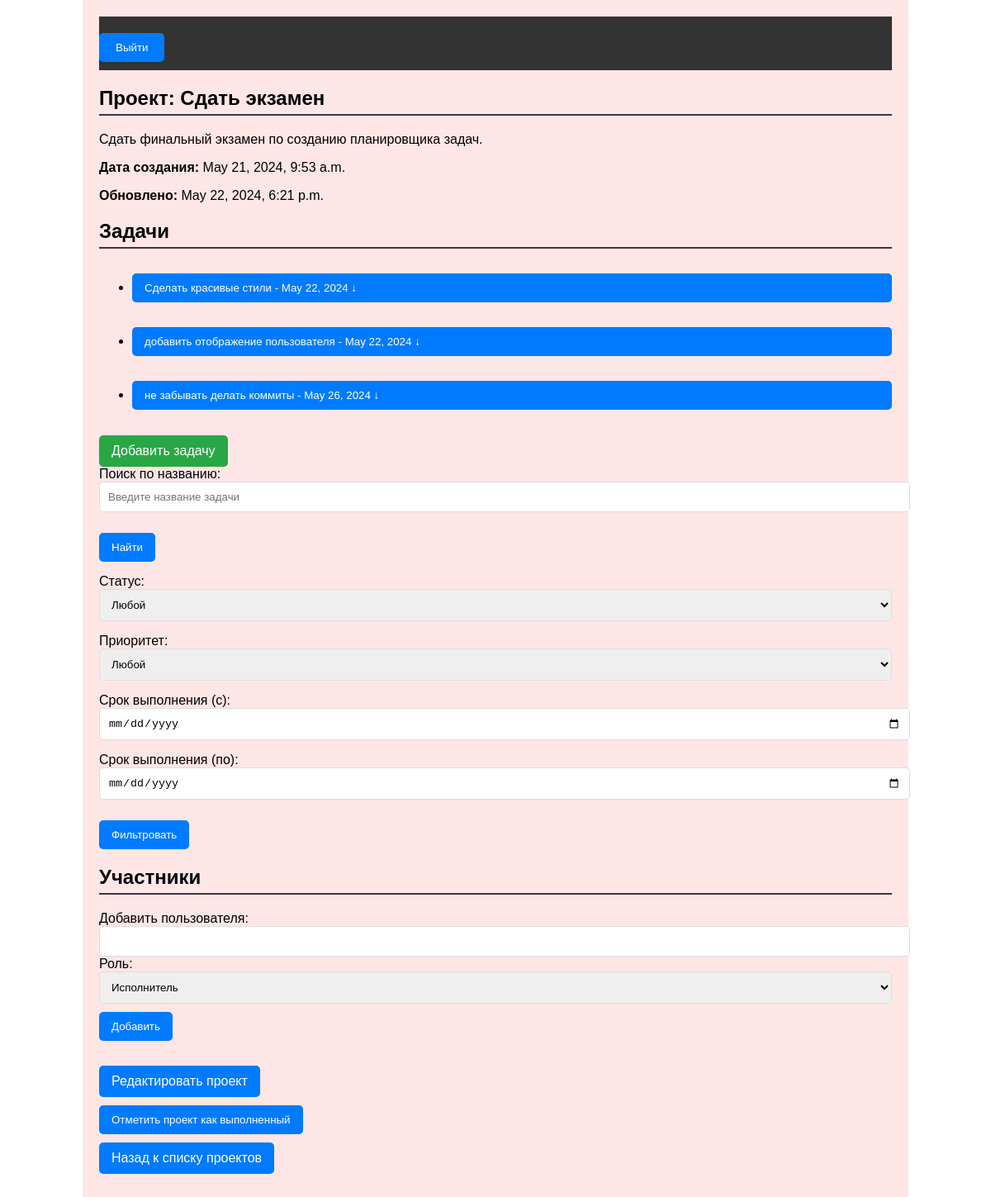
The page /project/1/ on the database as committed earlier.
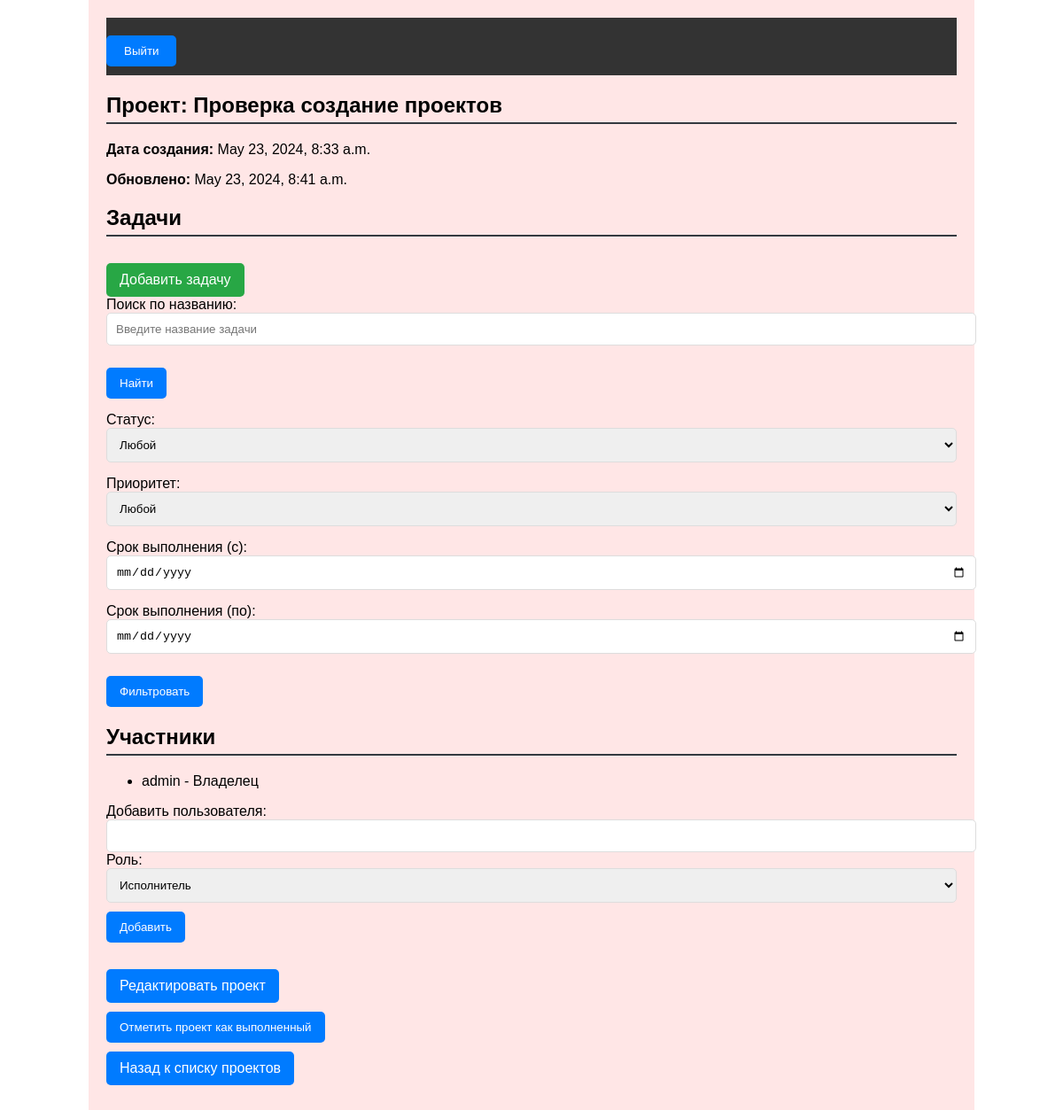
The same page on the database as committed later.
### tasks/models.py (models this page shows, shortened)
class Project(models.Model):
    name = models.CharField(max_length=255)
    description = models.TextField(blank=True, null=True)
    date_created = models.DateTimeField(auto_now_add=True)
    updated_at = models.DateTimeField(auto_now=True)
    completed = models.BooleanField(default=False)
    owner = models.ForeignKey(CustomUser, related_name='owned_projects', on_delete=models.CASCADE)
    users = models.ManyToManyField(get_user_model(), through='ProjectRole')

class Task(models.Model):
    LOW = 'low'
    MEDIUM = 'medium'
    HIGH = 'high'
    PRIORITY_CHOICES = [
        (LOW, 'Низкий'),
        (MEDIUM, 'Средний'),
        (HIGH, 'Высокий'),
    ]
    title = models.CharField(max_length=255)
    description = models.TextField(blank=True, null=True)
    priority = models.CharField(max_length=10, choices=PRIORITY_CHOICES, default=LOW)
    date_created = models.DateTimeField(auto_now_add=True)
    due_date = models.DateField(null=True, blank=True)
    updated_at = models.DateTimeField(auto_now=True)
    project = models.ForeignKey(Project, on_delete=models.CASCADE, related_name='tasks')
    assigned_to = models.ForeignKey(CustomUser, on_delete=models.SET_NULL, null=True, blank=True,
                                    related_name='assigned_tasks')
    created_by = models.ForeignKey(CustomUser, null=True, on_delete=models.CASCADE, related_name='created_tasks')
    completed = models.BooleanField(default=False)

class ProjectRole(models.Model):
    ROLE_CHOICES = [
        ('owner', 'Владелец'),
        ('moderator', 'Модератор'),
        ('executor', 'Исполнитель')
    ]
    project = models.ForeignKey(Project, on_delete=models.CASCADE)
    user = models.ForeignKey(get_user_model(), on_delete=models.CASCADE)
    role = models.CharField(max_length=10, choices=ROLE_CHOICES, default='executor')
    class Meta:
        unique_together = ('project', 'user')

class CustomUser(AbstractUser):
    username = models.CharField(max_length=25, unique=True)
    email = models.EmailField(blank=False, unique=True)
    role = models.CharField(max_length=50)
    date_registered = models.DateTimeField(auto_now_add=True)
    login_at = models.DateTimeField(auto_now=True)
    notification_settings = models.JSONField(default=dict, blank=False)
    def __str__(self):
        return self.email

### tasks/views.py (the view)
# urls.py: path('project/<int:project_id>/', views.project_detail, name='project_detail'),
def project_detail(request, project_id):
    project = get_object_or_404(Project, id=project_id)
    tasks = project.tasks.all()
    roles = ProjectRole.objects.filter(project=project)
    form = TaskFilterForm(request.GET or None)
    if form.is_valid():
        if form.cleaned_data['search']:
            tasks = tasks.filter(title__icontains=form.cleaned_data['search'])
    return render(request, 'project_detail.html', {
        'project': project,
        'tasks': tasks,
        'roles': roles,
        'form': form,
    })

### tasks/forms.py
class TaskFilterForm(forms.Form):
    search = forms.CharField(required=False, label='Название задачи')
    status = forms.ChoiceField(required=False, choices=[('', 'Любой'), ('completed', 'Завершенные'),
                                                        ('not_completed', 'Не завершенные')], label='Статус')
    priority = forms.ChoiceField(required=False, choices=[('', 'Любой'), (1, 'Низкий'), (2, 'Средний'), (3, 'Высокий')],
                                 label='Приоритет')
    due_date_from = forms.DateField(required=False, widget=forms.TextInput(attrs={'type': 'date'}),
                                    label='Срок выполнения (с)')
    due_date_to = forms.DateField(required=False, widget=forms.TextInput(attrs={'type': 'date'}),
                                  label='Срок выполнения (по)')

### tasks/templates/project_detail.html (shortened to what this page needs)
{% load static %}
<!DOCTYPE html>
<html lang="ru">
<head>
    <link rel="stylesheet" href="{% static 'css/project_detail.css' %}">
</head>
<body>
    <div class="container {{ project.completed|yesno:'completed,incomplete' }}">
        <header>
            <nav>
                <div class="user-info">
                    <form method="post" action="{% url 'logout' %}">
                        <button type="submit" class="btn btn-logout">Выйти</button>
                    </form>
                </div>
            </nav>
        </header>
        <section class="project-info">
            <h1>Проект: {{ project.name }}</h1>
            <p>{{ project.description }}</p>
            <p><strong>Дата создания:</strong> {{ project.date_created }}</p>
            <p><strong>Обновлено:</strong> {{ project.updated_at }}</p>
        </section>
        <section class="tasks">
            <h2>Задачи</h2>
            <ul>
                {% for task in tasks %}
                <li class="task-item">
                    <button onclick="toggleDetails('{{ task.id }}')" class="task-title btn">
                        {{ task.title }} - {{ task.due_date }} ↓
                    </button>
                </li>
                {% endfor %}
            </ul>
            {% if not project.completed %}
            <a href="{% url 'add_task' project.id %}" class="btn add-task">Добавить задачу</a>
            {% else %}
            <p>Проект завершен, добавление задач недоступно</p>
            {% endif %}
            <form method="get" action=".">
                <div class="form-group">
                    <label for="search">Поиск по названию:</label>
                    <input type="text" id="search" name="search" class="form-control" placeholder="Введите название задачи">
                </div>
                <div class="form-group">
                    <button type="submit" class="btn btn-primary">Найти</button>
                </div>
                <div class="form-group">
                    <label for="status">Статус:</label>
                    <select name="status" id="status" class="form-control">
                        <option value="">Любой</option>
                    </select>
                </div>
                <div class="form-group">
                    <label for="priority">Приоритет:</label>
                    <select name="priority" id="priority" class="form-control">
                        <option value="">Любой</option>
                    </select>
                </div>
                <div class="form-group">
                    <label for="due_date_from">Срок выполнения (с):</label>
                    <input type="date" id="due_date_from" name="due_date_from" class="form-control">
                </div>
                <div class="form-group">
                    <label for="due_date_to">Срок выполнения (по):</label>
                    <input type="date" id="due_date_to" name="due_date_to" class="form-control">
                </div>
                <div class="form-group">
                    <button type="submit" class="btn btn-primary">Фильтровать</button>
                </div>
            </form>
        </section>
        <section class="project-users">
            <h2>Участники</h2>
            <ul>
                {% for role in roles %}
                    <li>{{ role.user.username }} - {{ role.get_role_display }}
                    </li>
                {% endfor %}
            </ul>
            <form method="post" action="{% url 'add_user_to_project' project.id %}" class="form-inline">
                <label for="username">Добавить пользователя:</label>
                <input type="text" id="username" name="username" class="form-control">
                <label for="role">Роль:</label>
                <select name="role" id="role" class="form-control">
                    <option value="executor">Исполнитель</option>
                </select>
                <button type="submit" class="btn">Добавить</button>
            </form>
        </section>
        <section class="project-actions">
            <a href="{% url 'edit_project' project.id %}" class="btn">Редактировать проект</a>
            <form method="post" action="{% url 'mark_project_completed' project.id %}">
                <button type="submit" class="btn">
                    {% if project.completed %}Отметить как не выполненный{% else %}Отметить проект как выполненный{% endif %}
                </button>
            </form>
            <a href="{% url 'home' %}" class="btn">Назад к списку проектов</a>
        </section>
    </div>
</body>
</html>

### tasks/static/css/project_detail.css (style rules this page uses)
body { font-family: Arial, sans-serif; margin: 0; padding: 0; }
.container { width: 80%; margin: auto; padding: 20px; }
.incomplete { background-color: #ffe6e6; }
header { background-color: #333; color: white; padding: 10px 0; }
header nav { display: flex; justify-content: flex-start; }
header nav .btn { background-color: #007bff; color: white; padding: 10px 20px; text-decoration: none; border-radius: 5px; margin-right: 10px; }
.project-info, .tasks, .project-users, .project-actions { margin-bottom: 20px; }
h1, h2 { border-bottom: 2px solid #343a40; padding-bottom: 5px; }
.btn { display: inline-block; background-color: #007bff; color: white; text-decoration: none; padding: 10px 15px; border-radius: 5px; cursor: pointer; border: none; margin-top: 10px; }
.form-group { margin-bottom: 15px; }
.form-control { width: 100%; padding: 10px; border-radius: 5px; border: 1px solid #ddd; }
.add-task { background-color: #28a745; }

Rows that differ between the two databases and show on the page:
removed Task: title "Сделать красивые стили", due_date "May 22, 2024"
removed Task: title "добавить отображение пользователя", due_date "May 22, 2024"
removed Task: title "не забывать делать коммиты", due_date "May 26, 2024"
changed Project: name "Сдать экзамен" → "Проверка создание проектов"; date_created "May 21, 2024, 9:53 a.m." → "May 23, 2024, 8:33 a.m."; updated_at "May 22, 2024, 6:21 p.m." → "May 23, 2024, 8:41 a.m."; description "Сдать финальный экзамен по созданию планировщика задач." → (not shown)
added ProjectRole: user.username "admin", role "Владелец"
